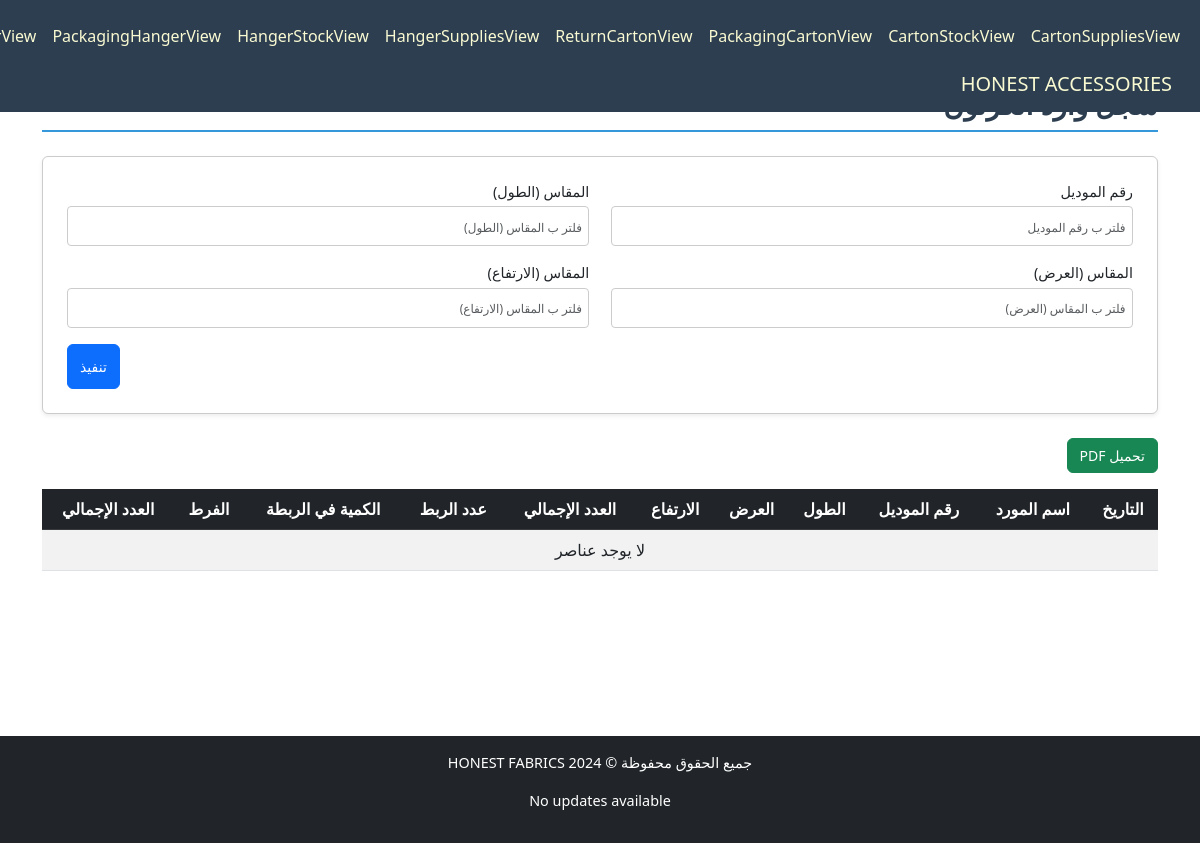
Before: /accessories/ with the older database file.
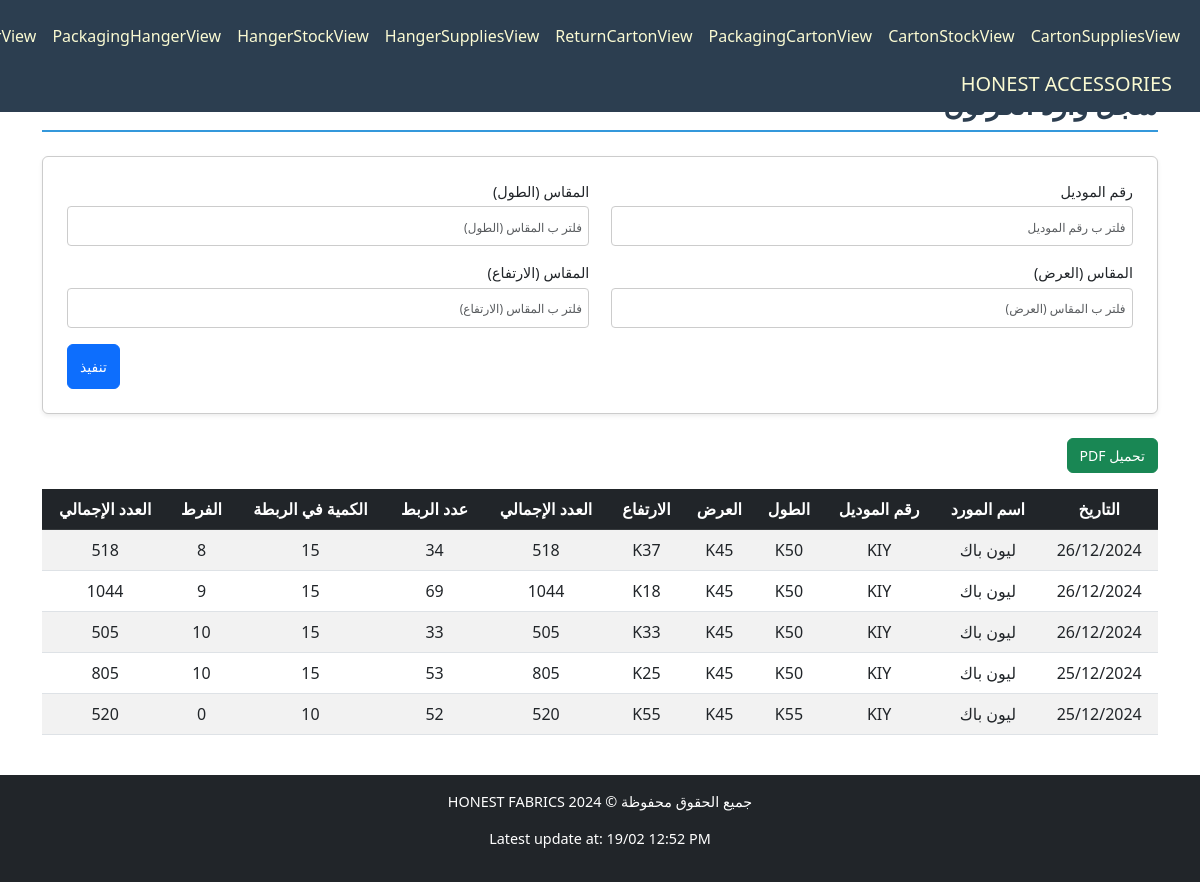
After: the same page with the newer database file.
### accessories/models.py (models this page shows)
class SupplierBaseModel(BaseModel):
    supplier_name = models.CharField("اسم المورد", max_length=255, null=True, blank=True)
    class Meta:
        abstract = True

class CartonBaseModel(IDBaseModel):
    model_number = models.CharField("رقم الموديل", max_length=255, null=True, blank=True)
    length = models.CharField("المقاس (الطول)", max_length=255, null=True, blank=True)
    width = models.CharField("المقاس (العرض)", max_length=255, null=True, blank=True)
    height = models.CharField("المقاس (الارتفاع)", max_length=255, null=True, blank=True)
    total_quantity = models.IntegerField("العدد الإجمالي", null=True, blank=True)
    class Meta:
        abstract = True

class CartonSupplies(SupplierBaseModel, CartonBaseModel):
    bundle_count = models.IntegerField("عدد الربط", null=True, blank=True)
    quantity_per_bundle = models.IntegerField("الكمية في الربطة", null=True, blank=True)
    excess = models.IntegerField("الفرط", null=True, blank=True)

### accessories/views.py (the view)
# urls.py: path('', CartonSuppliesView.as_view(), name='CartonSuppliesView'),
class CartonSuppliesView(FilterableListView):
    template_name = "accessories/CartonSupplies.html"
    model = CartonSupplies
    filter_fields = ['model_number', 'length', 'width', 'height']
    columns = ["التاريخ","اسم المورد","رقم الموديل","المقاس (الطول)","المقاس (العرض)","المقاس (الارتفاع)","العدد الإجمالي","عدد الربط","الكمية في الربطة","الفرط","العدد الإجمالي"]

### accessories/views.py (called while the page is built)
    def get_queryset(self):
        queryset = super().get_queryset()
        filters = Q()
        for field in self.filter_fields:
            filter_value = self.request.GET.get(field)
            if filter_value:
                filters &= Q(**{f"{field}__icontains": filter_value})
        filtered_queryset = queryset.filter(filters)
        try:
            filtered_queryset = filtered_queryset.order_by('-date')
        except:
            pass
        return filtered_queryset

    def get_context_data(self, **kwargs):
        context = super().get_context_data(**kwargs)
        update = Updates.objects.all().order_by('-date').first()
        context['update'] = localtime(update.date).strftime("%d/%m %I:%M %p") if update and update.date else None
        context['columns'] = self.columns
        model_meta = self.model._meta
        context['filter_fields'] = [
            {
                'field_name': field,
                'verbose_name': model_meta.get_field(field).verbose_name,
                'value': self.request.GET.get(field) or "",
            }
            for field in self.filter_fields
        ]
        return context

### accessories/templates/accessories/CartonSupplies.html (shortened to what this page needs)
{% extends "accessories/layout.html" %}
{% load static %}
{% block home_page %}
<a class="navbar-brand" href="{% url 'CartonSuppliesView' %}">HONEST ACCESSORIES</a>
{% endblock %}
{% block navbar_links_small %}
{% include "accessories/nav_links.html" %}
{% endblock %}
{% block body %}
<h2 class="section-title pt-4">سجل وارد الكرتون</h2>
<form method="get" class="filter-form-flex mb-4 p-4 rounded shadow-sm">
        {% for filter_field in filter_fields %}
        <div class="form-group mb-3">
            <label for="filter_{{ forloop.counter }}" class="form-label">{{ filter_field.verbose_name }}</label>
            <input type="text" id="filter_{{ forloop.counter }}" name="{{ filter_field.field_name }}"
                   placeholder="فلتر ب {{ filter_field.verbose_name }}"
                   class="form-control"
                   value="{{ filter_field.value }}">
        </div>
        {% endfor %}
        <div class="submit-container">
            <button type="submit" class="btn btn-primary submit-btn">تنفيذ</button>
        </div>
    </form>
    <button onclick="generatePDF()" class="btn btn-success mb-3">تحميل PDF</button>
    <div style="overflow-y: auto; max-height: 70vh; position: relative;" class="table-responsive mb-4">
        <table id="data-table" class="table table-striped">
            <thead class="table-dark">
                <tr>
                    <th style="position: sticky; top: 0;" >التاريخ</th>
                    <th style="position: sticky; top: 0;" >اسم المورد</th>
                    <th style="position: sticky; top: 0;" >رقم الموديل</th>
                    <th style="position: sticky; top: 0;" >الطول</th>
                    <th style="position: sticky; top: 0;" >العرض</th>
                    <th style="position: sticky; top: 0;" >الارتفاع</th>
                    <th style="position: sticky; top: 0;" >العدد الإجمالي</th>
                    <th style="position: sticky; top: 0;" >عدد الربط</th>
                    <th style="position: sticky; top: 0;" >الكمية في الربطة</th>
                    <th style="position: sticky; top: 0;" >الفرط</th>
                    <th style="position: sticky; top: 0;" >العدد الإجمالي</th>
                </tr>
            </thead>
            <tbody>
                {% for model in models %}
                <tr>
                    <td>{{ model.date|date:"d/m/Y" }}</td>
                    <td>{{ model.supplier_name }}</td>
                    <td>{{ model.model_number }}</td>
                    <td>{{ model.length }}</td>
                    <td>{{ model.width }}</td>
                    <td>{{ model.height }}</td>
                    <td>{{ model.total_quantity }}</td>
                    <td>{{ model.bundle_count }}</td>
                    <td>{{ model.quantity_per_bundle }}</td>
                    <td>{{ model.excess }}</td>
                    <td>{{ model.total_quantity }}</td>
                </tr>
                {% empty %}
                <tr>
                    <td colspan="11" class="text-center">لا يوجد عناصر</td>
                </tr>
                {% endfor %}
            </tbody>
        </table>
    </div>
{% endblock body %}

Changed rows visible on the page:
added CartonSupplies: date "26/12/2024", supplier_name "ليون باك", model_number "KIY", length "K50", width "K45", height "K37", total_quantity "518", bundle_count "34", quantity_per_bundle "15", excess "8"
added CartonSupplies: date "26/12/2024", supplier_name "ليون باك", model_number "KIY", length "K50", width "K45", height "K18", total_quantity "1044", bundle_count "69", quantity_per_bundle "15", excess "9"
added CartonSupplies: date "26/12/2024", supplier_name "ليون باك", model_number "KIY", length "K50", width "K45", height "K33", total_quantity "505", bundle_count "33", quantity_per_bundle "15", excess "10"
added CartonSupplies: date "25/12/2024", supplier_name "ليون باك", model_number "KIY", length "K50", width "K45", height "K25", total_quantity "805", bundle_count "53", quantity_per_bundle "15", excess "10"
added CartonSupplies: date "25/12/2024", supplier_name "ليون باك", model_number "KIY", length "K55", width "K45", height "K55", total_quantity "520", bundle_count "52", quantity_per_bundle "10", excess "0"
Other visible differences:
{{ update }}: (not shown) → "19/02 12:52 PM"
text no longer shown: "لا يوجد عناصر No updates available"
text now shown: "Latest update at:"
